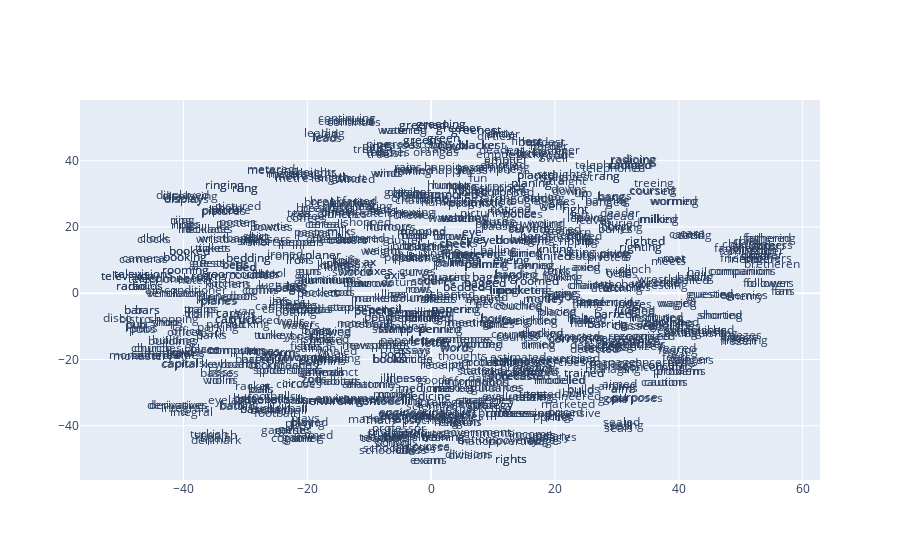

The cell this chart's notebook holds for it:
### Code cell
x_vals, y_vals, labels = reduce_dimensions_norm(lexi)

try:
    get_ipython()
except Exception:
    plot_function = plot_with_matplotlib
else:
    plot_function = plot_with_plotly

plot_function(x_vals, y_vals, labels)

### Figure 1 — Plotly figure (JSON) as saved in the notebook; plotly's stock layout.template omitted (floating-point values rounded to 4 significant figures; data arrays with more than 128 entries replaced by an {"elided": "..."} marker saying what was removed)
{"data": [{"mode": "text", "text": {"elided": "954 str values"}, "type": "scatter", "x": {"elided": "954 float values"}, "y": {"elided": "954 float values"}}], "layout": {}}
